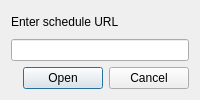
<?xml version="1.0" encoding="UTF-8"?>
<ui version="4.0">
 <class>UrlInputDialog</class>
 <widget class="QDialog" name="UrlInputDialog">
  <property name="sizePolicy">
   <sizepolicy hsizetype="Preferred" vsizetype="MinimumExpanding">
    <horstretch>0</horstretch>
    <verstretch>0</verstretch>
   </sizepolicy>
  </property>
  <property name="windowTitle">
   <string>URL Input</string>
  </property>
  <layout class="QVBoxLayout" name="verticalLayout">
   <item>
    <widget class="QLabel" name="label">
     <property name="text">
      <string>Enter schedule URL</string>
     </property>
    </widget>
   </item>
   <item>
    <widget class="QLineEdit" name="urlEntry"/>
   </item>
   <item>
    <widget class="QDialogButtonBox" name="buttons">
     <property name="orientation">
      <enum>Qt::Horizontal</enum>
     </property>
     <property name="standardButtons">
      <set>QDialogButtonBox::Cancel|QDialogButtonBox::Open</set>
     </property>
    </widget>
   </item>
  </layout>
 </widget>
 <resources/>
 <connections>
  <connection>
   <sender>buttons</sender>
   <signal>accepted()</signal>
   <receiver>UrlInputDialog</receiver>
   <slot>accept()</slot>
   <hints>
    <hint type="sourcelabel">
     <x>248</x>
     <y>254</y>
    </hint>
    <hint type="destinationlabel">
     <x>157</x>
     <y>274</y>
    </hint>
   </hints>
  </connection>
  <connection>
   <sender>buttons</sender>
   <signal>rejected()</signal>
   <receiver>UrlInputDialog</receiver>
   <slot>reject()</slot>
   <hints>
    <hint type="sourcelabel">
     <x>316</x>
     <y>260</y>
    </hint>
    <hint type="destinationlabel">
     <x>286</x>
     <y>274</y>
    </hint>
   </hints>
  </connection>
 </connections>
</ui>
